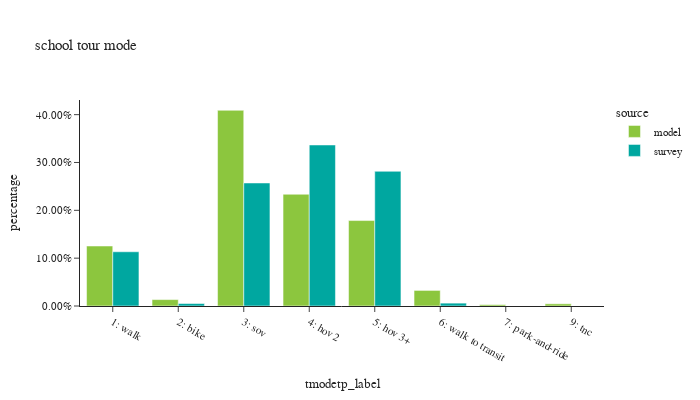

The notebook cell this image was saved under:
### Code cell
df_plot = sc_tour.groupby(['source', 'tmodetp_label']).agg(
    toexpfac_sum=pl.col('toexpfac').sum(),
    sample_count=pl.col('toexpfac').count()
)

df_plot = df_plot.with_columns(
    (pl.col('toexpfac_sum') / pl.col('toexpfac_sum').sum().over('source')).alias('percentage')
)

fig = px.bar(
    df_plot.sort(by=['source']),
    x="tmodetp_label",
    y="percentage",
    color="source",
    barmode="group",
    hover_data=['sample_count'],
    title="school tour mode"
)
fig.update_layout(
    height=400,
    width=700,
    font=dict(size=11),
    xaxis=dict(dtick=1, categoryorder='category ascending'),
    yaxis=dict(tickformat=".2%")
)
fig.show()

### Figure 1 — Plotly figure (JSON) as saved in the notebook; plotly's stock layout.template omitted (floating-point values rounded to 4 significant figures)
{"data": [{"alignmentgroup": "True", "customdata": [[5523], [26501], [353210], [461933], [9046], [809002], [64393], [247963], [21]], "hovertemplate": "source=model<br>tmodetp_label=%{x}<br>percentage=%{y}<br>sample_count=%{customdata[0]}<extra></extra>", "legendgroup": "model", "marker": {"color": "#8CC63E", "pattern": {"shape": ""}}, "name": "model", "offsetgroup": "model", "orientation": "v", "showlegend": true, "textposition": "auto", "type": "bar", "x": ["7: park-and-ride", "2: bike", "5: hov 3+", "4: hov 2", "9: tnc", "3: sov", "6: walk to transit", "1: walk", null], "xaxis": "x", "y": [0.002793, 0.0134, 0.1786, 0.2336, 0.004574, 0.4091, 0.03256, 0.1254, 1.062e-05], "yaxis": "y"}, {"alignmentgroup": "True", "customdata": [[111], [261], [229], [1], [1], [237], [23], [1], [17]], "hovertemplate": "source=survey<br>tmodetp_label=%{x}<br>percentage=%{y}<br>sample_count=%{customdata[0]}<extra></extra>", "legendgroup": "survey", "marker": {"color": "#00A7A0", "pattern": {"shape": ""}}, "name": "survey", "offsetgroup": "survey", "orientation": "v", "showlegend": true, "textposition": "auto", "type": "bar", "x": ["5: hov 3+", "3: sov", "4: hov 2", "9: tnc", null, "1: walk", "2: bike", "7: park-and-ride", "6: walk to transit"], "xaxis": "x", "y": [0.2815, 0.2572, 0.3366, 1.239e-05, 0.0001064, 0.1134, 0.005194, 3.409e-05, 0.005992], "yaxis": "y"}], "layout": {"barmode": "group", "font": {"size": 11}, "height": 400, "legend": {"title": {"text": "source"}, "tracegroupgap": 0}, "title": {"text": "school tour mode"}, "width": 700, "xaxis": {"anchor": "y", "categoryorder": "category ascending", "domain": [0.0, 1.0], "dtick": 1, "title": {"text": "tmodetp_label"}}, "yaxis": {"anchor": "x", "domain": [0.0, 1.0], "tickformat": ".2%", "title": {"text": "percentage"}}}}
